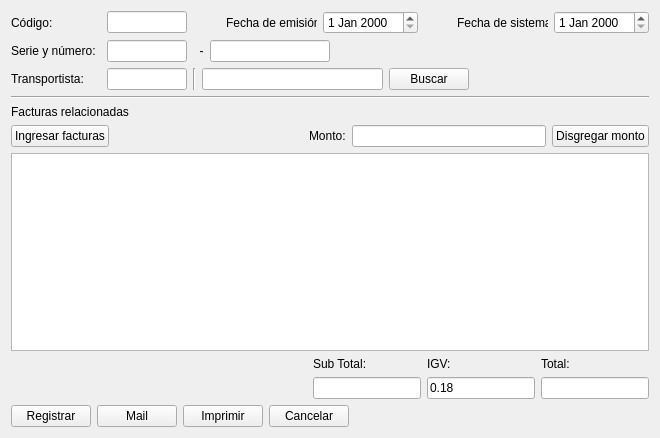
<?xml version="1.0" encoding="UTF-8"?>
<ui version="4.0">
 <class>ui_new_compra_flete</class>
 <widget class="QWidget" name="ui_new_compra_flete">
  <property name="geometry">
   <rect>
    <x>0</x>
    <y>0</y>
    <width>660</width>
    <height>438</height>
   </rect>
  </property>
  <property name="windowTitle">
   <string>Form</string>
  </property>
  <layout class="QGridLayout" name="gridLayout_2">
   <item row="0" column="0">
    <layout class="QVBoxLayout" name="verticalLayout">
     <item>
      <layout class="QHBoxLayout" name="horizontalLayout">
       <item>
        <widget class="QLabel" name="label_codigo">
         <property name="minimumSize">
          <size>
           <width>90</width>
           <height>0</height>
          </size>
         </property>
         <property name="text">
          <string>Código:</string>
         </property>
        </widget>
       </item>
       <item>
        <widget class="QLineEdit" name="lineEdit_codigo">
         <property name="minimumSize">
          <size>
           <width>80</width>
           <height>0</height>
          </size>
         </property>
         <property name="maximumSize">
          <size>
           <width>80</width>
           <height>16777215</height>
          </size>
         </property>
         <property name="readOnly">
          <bool>true</bool>
         </property>
        </widget>
       </item>
       <item>
        <spacer name="horizontalSpacer">
         <property name="orientation">
          <enum>Qt::Horizontal</enum>
         </property>
         <property name="sizeHint" stdset="0">
          <size>
           <width>40</width>
           <height>20</height>
          </size>
         </property>
        </spacer>
       </item>
       <item>
        <widget class="QLabel" name="label_fecha_emision">
         <property name="minimumSize">
          <size>
           <width>90</width>
           <height>0</height>
          </size>
         </property>
         <property name="text">
          <string>Fecha de emisión:</string>
         </property>
        </widget>
       </item>
       <item>
        <widget class="QDateEdit" name="dateEdit_emision"/>
       </item>
       <item>
        <spacer name="horizontalSpacer_2">
         <property name="orientation">
          <enum>Qt::Horizontal</enum>
         </property>
         <property name="sizeHint" stdset="0">
          <size>
           <width>40</width>
           <height>20</height>
          </size>
         </property>
        </spacer>
       </item>
       <item>
        <widget class="QLabel" name="label_fecha_sistema">
         <property name="minimumSize">
          <size>
           <width>90</width>
           <height>0</height>
          </size>
         </property>
         <property name="text">
          <string>Fecha de sistema:</string>
         </property>
        </widget>
       </item>
       <item>
        <widget class="QDateEdit" name="dateEdit_sistema"/>
       </item>
      </layout>
     </item>
     <item>
      <layout class="QHBoxLayout" name="horizontalLayout_2">
       <item>
        <widget class="QLabel" name="label_serie_numero">
         <property name="minimumSize">
          <size>
           <width>90</width>
           <height>0</height>
          </size>
         </property>
         <property name="text">
          <string>Serie y número:</string>
         </property>
        </widget>
       </item>
       <item>
        <widget class="QLineEdit" name="lineEdit_serie">
         <property name="maximumSize">
          <size>
           <width>80</width>
           <height>16777215</height>
          </size>
         </property>
        </widget>
       </item>
       <item>
        <widget class="QLabel" name="label_menos">
         <property name="text">
          <string>  -</string>
         </property>
        </widget>
       </item>
       <item>
        <widget class="QLineEdit" name="lineEdit_numero">
         <property name="maximumSize">
          <size>
           <width>120</width>
           <height>16777215</height>
          </size>
         </property>
        </widget>
       </item>
       <item>
        <spacer name="horizontalSpacer_3">
         <property name="orientation">
          <enum>Qt::Horizontal</enum>
         </property>
         <property name="sizeHint" stdset="0">
          <size>
           <width>40</width>
           <height>20</height>
          </size>
         </property>
        </spacer>
       </item>
      </layout>
     </item>
     <item>
      <layout class="QHBoxLayout" name="horizontalLayout_3">
       <item>
        <widget class="QLabel" name="label_transportista">
         <property name="minimumSize">
          <size>
           <width>90</width>
           <height>0</height>
          </size>
         </property>
         <property name="text">
          <string>Transportista:</string>
         </property>
        </widget>
       </item>
       <item>
        <widget class="QLineEdit" name="lineEdit_codigoTransportista">
         <property name="maximumSize">
          <size>
           <width>80</width>
           <height>16777215</height>
          </size>
         </property>
         <property name="readOnly">
          <bool>true</bool>
         </property>
        </widget>
       </item>
       <item>
        <widget class="Line" name="line_2">
         <property name="orientation">
          <enum>Qt::Vertical</enum>
         </property>
        </widget>
       </item>
       <item>
        <widget class="QLineEdit" name="lineEdit_nombreTransportista">
         <property name="readOnly">
          <bool>true</bool>
         </property>
        </widget>
       </item>
       <item>
        <widget class="QPushButton" name="pushButton_buscarTransportista">
         <property name="text">
          <string>Buscar</string>
         </property>
        </widget>
       </item>
       <item>
        <spacer name="horizontalSpacer_4">
         <property name="orientation">
          <enum>Qt::Horizontal</enum>
         </property>
         <property name="sizeHint" stdset="0">
          <size>
           <width>40</width>
           <height>20</height>
          </size>
         </property>
        </spacer>
       </item>
      </layout>
     </item>
     <item>
      <widget class="Line" name="line">
       <property name="orientation">
        <enum>Qt::Horizontal</enum>
       </property>
      </widget>
     </item>
     <item>
      <widget class="QLabel" name="label_10">
       <property name="text">
        <string>Facturas relacionadas</string>
       </property>
      </widget>
     </item>
     <item>
      <layout class="QHBoxLayout" name="horizontalLayout_6">
       <item>
        <widget class="QPushButton" name="pushButton_ingresarFacturas">
         <property name="text">
          <string>Ingresar facturas</string>
         </property>
        </widget>
       </item>
       <item>
        <spacer name="horizontalSpacer_7">
         <property name="orientation">
          <enum>Qt::Horizontal</enum>
         </property>
         <property name="sizeHint" stdset="0">
          <size>
           <width>40</width>
           <height>20</height>
          </size>
         </property>
        </spacer>
       </item>
       <item>
        <widget class="QLabel" name="label_monto">
         <property name="text">
          <string>Monto:</string>
         </property>
        </widget>
       </item>
       <item>
        <widget class="QLineEdit" name="lineEdit_monto"/>
       </item>
       <item>
        <widget class="QPushButton" name="pushButton_disgregarMonto">
         <property name="text">
          <string>Disgregar monto</string>
         </property>
        </widget>
       </item>
      </layout>
     </item>
     <item>
      <widget class="QTableView" name="tableView_facturas"/>
     </item>
     <item>
      <layout class="QHBoxLayout" name="horizontalLayout_5">
       <item>
        <widget class="QLabel" name="label_11">
         <property name="text">
          <string/>
         </property>
        </widget>
       </item>
       <item>
        <spacer name="horizontalSpacer_5">
         <property name="orientation">
          <enum>Qt::Horizontal</enum>
         </property>
         <property name="sizeHint" stdset="0">
          <size>
           <width>40</width>
           <height>20</height>
          </size>
         </property>
        </spacer>
       </item>
       <item>
        <layout class="QGridLayout" name="gridLayout">
         <item row="0" column="0">
          <widget class="QLabel" name="label_subtotal">
           <property name="text">
            <string>Sub Total:</string>
           </property>
          </widget>
         </item>
         <item row="0" column="1">
          <widget class="QLabel" name="label_igv">
           <property name="text">
            <string>IGV:</string>
           </property>
          </widget>
         </item>
         <item row="0" column="2">
          <widget class="QLabel" name="label_total">
           <property name="text">
            <string>Total:</string>
           </property>
          </widget>
         </item>
         <item row="1" column="0">
          <widget class="QLineEdit" name="lineEdit_subtotal"/>
         </item>
         <item row="1" column="1">
          <widget class="QLineEdit" name="lineEdit_igv">
           <property name="text">
            <string>0.18</string>
           </property>
          </widget>
         </item>
         <item row="1" column="2">
          <widget class="QLineEdit" name="lineEdit_total"/>
         </item>
        </layout>
       </item>
      </layout>
     </item>
     <item>
      <layout class="QHBoxLayout" name="horizontalLayout_4">
       <item>
        <widget class="QPushButton" name="pushButton_registrar">
         <property name="text">
          <string>Registrar</string>
         </property>
        </widget>
       </item>
       <item>
        <widget class="QPushButton" name="pushButton_mail">
         <property name="text">
          <string>Mail</string>
         </property>
        </widget>
       </item>
       <item>
        <widget class="QPushButton" name="pushButton_imprimir">
         <property name="text">
          <string>Imprimir</string>
         </property>
        </widget>
       </item>
       <item>
        <widget class="QPushButton" name="pushButton_cancelar">
         <property name="text">
          <string>Cancelar</string>
         </property>
        </widget>
       </item>
       <item>
        <spacer name="horizontalSpacer_6">
         <property name="orientation">
          <enum>Qt::Horizontal</enum>
         </property>
         <property name="sizeHint" stdset="0">
          <size>
           <width>40</width>
           <height>20</height>
          </size>
         </property>
        </spacer>
       </item>
      </layout>
     </item>
    </layout>
   </item>
  </layout>
 </widget>
 <resources/>
 <connections/>
</ui>
